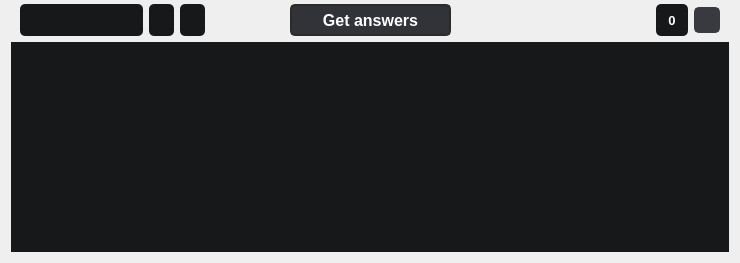
          <widget class="QWidget" name="page_26">
           <layout class="QGridLayout" name="gridLayout_59">
            <property name="topMargin">
             <number>4</number>
            </property>
            <item row="1" column="0">
             <widget class="QFrame" name="frame_33">
              <property name="styleSheet">
               <string notr="true">QLabel {
	color: rgb(255, 255, 255);
	background-color: rgb(23, 24, 26);
	border-radius: 5px;
}</string>
              </property>
              <property name="frameShape">
               <enum>QFrame::NoFrame</enum>
              </property>
              <property name="frameShadow">
               <enum>QFrame::Raised</enum>
              </property>
              <layout class="QGridLayout" name="gridLayout_63">
               <property name="leftMargin">
                <number>0</number>
               </property>
               <property name="topMargin">
                <number>0</number>
               </property>
               <property name="rightMargin">
                <number>0</number>
               </property>
               <property name="bottomMargin">
                <number>0</number>
               </property>
               <property name="horizontalSpacing">
                <number>6</number>
               </property>
               <property name="verticalSpacing">
                <number>0</number>
               </property>
               <item row="1" column="0">
                <widget class="QFrame" name="frame_34">
                 <property name="frameShape">
                  <enum>QFrame::NoFrame</enum>
                 </property>
                 <property name="frameShadow">
                  <enum>QFrame::Raised</enum>
                 </property>
                 <layout class="QGridLayout" name="gridLayout_64">
                  <property name="topMargin">
                   <number>0</number>
                  </property>
                  <property name="bottomMargin">
                   <number>0</number>
                  </property>
                  <item row="0" column="4">
                   <spacer name="horizontalSpacer_22">
                    <property name="orientation">
                     <enum>Qt::Horizontal</enum>
                    </property>
                    <property name="sizeType">
                     <enum>QSizePolicy::Expanding</enum>
                    </property>
                    <property name="sizeHint" stdset="0">
                     <size>
                      <width>38</width>
                      <height>3</height>
                     </size>
                    </property>
                   </spacer>
                  </item>
                  <item row="0" column="3">
                   <widget class="QLabel" name="label_51">
                    <property name="minimumSize">
                     <size>
                      <width>25</width>
                      <height>0</height>
                     </size>
                    </property>
                    <property name="font">
                     <font>
                      <pointsize>8</pointsize>
                      <weight>75</weight>
                      <bold>true</bold>
                     </font>
                    </property>
                    <property name="text">
                     <string/>
                    </property>
                   </widget>
                  </item>
                  <item row="0" column="2">
                   <widget class="QLabel" name="label_50">
                    <property name="minimumSize">
                     <size>
                      <width>25</width>
                      <height>0</height>
                     </size>
                    </property>
                    <property name="font">
                     <font>
                      <pointsize>8</pointsize>
                      <weight>75</weight>
                      <bold>true</bold>
                     </font>
                    </property>
                    <property name="text">
                     <string/>
                    </property>
                   </widget>
                  </item>
                  <item row="0" column="1">
                   <widget class="QLineEdit" name="lineEdit_2">
                    <property name="sizePolicy">
                     <sizepolicy hsizetype="Expanding" vsizetype="Preferred">
                      <horstretch>0</horstretch>
                      <verstretch>0</verstretch>
                     </sizepolicy>
                    </property>
                    <property name="font">
                     <font>
                      <weight>75</weight>
                      <bold>true</bold>
                     </font>
                    </property>
                    <property name="styleSheet">
                     <string notr="true">color: rgb(255, 255, 255);
background-color: rgb(23, 24, 26);
border-radius: 5px;</string>
                    </property>
                    <property name="text">
                     <string/>
                    </property>
                    <property name="frame">
                     <bool>false</bool>
                    </property>
                    <property name="cursorPosition">
                     <number>0</number>
                    </property>
                    <property name="readOnly">
                     <bool>true</bool>
                    </property>
                    <property name="cursorMoveStyle">
                     <enum>Qt::LogicalMoveStyle</enum>
                    </property>
                   </widget>
                  </item>
                 </layout>
                </widget>
               </item>
               <item row="1" column="3">
                <widget class="QFrame" name="frame_35">
                 <property name="frameShape">
                  <enum>QFrame::NoFrame</enum>
                 </property>
                 <property name="frameShadow">
                  <enum>QFrame::Raised</enum>
                 </property>
                 <layout class="QGridLayout" name="gridLayout_65">
                  <property name="topMargin">
                   <number>0</number>
                  </property>
                  <property name="bottomMargin">
                   <number>0</number>
                  </property>
                  <item row="0" column="1">
                   <spacer name="horizontalSpacer_24">
                    <property name="orientation">
                     <enum>Qt::Horizontal</enum>
                    </property>
                    <property name="sizeType">
                     <enum>QSizePolicy::Expanding</enum>
                    </property>
                    <property name="sizeHint" stdset="0">
                     <size>
                      <width>2</width>
                      <height>20</height>
                     </size>
                    </property>
                   </spacer>
                  </item>
                  <item row="0" column="2">
                   <widget class="QLabel" name="label_49">
                    <property name="minimumSize">
                     <size>
                      <width>32</width>
                      <height>32</height>
                     </size>
                    </property>
                    <property name="font">
                     <font>
                      <pointsize>10</pointsize>
                      <weight>75</weight>
                      <bold>true</bold>
                     </font>
                    </property>
                    <property name="text">
                     <string>0</string>
                    </property>
                    <property name="alignment">
                     <set>Qt::AlignCenter</set>
                    </property>
                   </widget>
                  </item>
                  <item row="0" column="4">
                   <widget class="QPushButton" name="pushButton_50">
                    <property name="sizePolicy">
                     <sizepolicy hsizetype="Fixed" vsizetype="Fixed">
                      <horstretch>0</horstretch>
                      <verstretch>0</verstretch>
                     </sizepolicy>
                    </property>
                    <property name="minimumSize">
                     <size>
                      <width>26</width>
                      <height>26</height>
                     </size>
                    </property>
                    <property name="maximumSize">
                     <size>
                      <width>26</width>
                      <height>26</height>
                     </size>
                    </property>
                    <property name="styleSheet">
                     <string notr="true">QPushButton {
	border-radius: 5px;
	background-color: rgb(56, 58, 64);
	border: 2px solid rgb(56, 58, 64);
}

QPushButton:hover {
	background-color: rgb(76, 78, 84);
}

QPushButton:pressed {
	background-color: rgb(66, 68, 74);
	color: rgb(30, 31, 34);
}</string>
                    </property>
                    <property name="text">
                     <string/>
                    </property>
                   </widget>
                  </item>
                 </layout>
                </widget>
               </item>
               <item row="1" column="1">
                <widget class="QPushButton" name="pushButton_46">
                 <property name="sizePolicy">
                  <sizepolicy hsizetype="Preferred" vsizetype="Fixed">
                   <horstretch>0</horstretch>
                   <verstretch>0</verstretch>
                  </sizepolicy>
                 </property>
                 <property name="minimumSize">
                  <size>
                   <width>161</width>
                   <height>32</height>
                  </size>
                 </property>
                 <property name="maximumSize">
                  <size>
                   <width>16777215</width>
                   <height>32</height>
                  </size>
                 </property>
                 <property name="font">
                  <font>
                   <pointsize>12</pointsize>
                   <weight>75</weight>
                   <bold>true</bold>
                  </font>
                 </property>
                 <property name="styleSheet">
                  <string notr="true">QPushButton {
	color: rgb(255, 255, 255);
	background-color: rgb(49, 51, 56);
	border-radius: 5px;
    border: 2px solid #2d2a2a;
}

QPushButton:hover {
	background-color: rgb(59, 61, 66);
}

QPushButton:pressed {
	background-color: rgb(76, 78, 84);
}</string>
                 </property>
                 <property name="text">
                  <string>Get answers</string>
                 </property>
                </widget>
               </item>
              </layout>
             </widget>
            </item>
            <item row="2" column="0">
             <widget class="QFrame" name="frame_32">
              <property name="styleSheet">
               <string notr="true">background-color: rgb(23, 24, 26);</string>
              </property>
              <property name="frameShape">
               <enum>QFrame::NoFrame</enum>
              </property>
              <property name="frameShadow">
               <enum>QFrame::Raised</enum>
              </property>
              <layout class="QGridLayout" name="gridLayout_62">
               <item row="0" column="1">
                <widget class="QListWidget" name="listWidget_8">
                 <property name="minimumSize">
                  <size>
                   <width>620</width>
                   <height>0</height>
                  </size>
                 </property>
                 <property name="font">
                  <font>
                   <pointsize>8</pointsize>
                  </font>
                 </property>
                 <property name="styleSheet">
                  <string notr="true"/>
                 </property>
                 <property name="frameShape">
                  <enum>QFrame::NoFrame</enum>
                 </property>
                 <property name="sizeAdjustPolicy">
                  <enum>QAbstractScrollArea::AdjustIgnored</enum>
                 </property>
                 <property name="autoScroll">
                  <bool>false</bool>
                 </property>
                 <property name="autoScrollMargin">
                  <number>1</number>
                 </property>
                 <property name="dragDropMode">
                  <enum>QAbstractItemView::NoDragDrop</enum>
                 </property>
                 <property name="movement">
                  <enum>QListView::Static</enum>
                 </property>
                 <property name="resizeMode">
                  <enum>QListView::Adjust</enum>
                 </property>
                 <property name="viewMode">
                  <enum>QListView::IconMode</enum>
                 </property>
                </widget>
               </item>
               <item row="0" column="0">
                <spacer name="horizontalSpacer_20">
                 <property name="orientation">
                  <enum>Qt::Horizontal</enum>
                 </property>
                 <property name="sizeHint" stdset="0">
                  <size>
                   <width>40</width>
                   <height>20</height>
                  </size>
                 </property>
                </spacer>
               </item>
               <item row="0" column="2">
                <spacer name="horizontalSpacer_21">
                 <property name="orientation">
                  <enum>Qt::Horizontal</enum>
                 </property>
                 <property name="sizeHint" stdset="0">
                  <size>
                   <width>40</width>
                   <height>20</height>
                  </size>
                 </property>
                </spacer>
               </item>
              </layout>
             </widget>
            </item>
           </layout>
          </widget>
